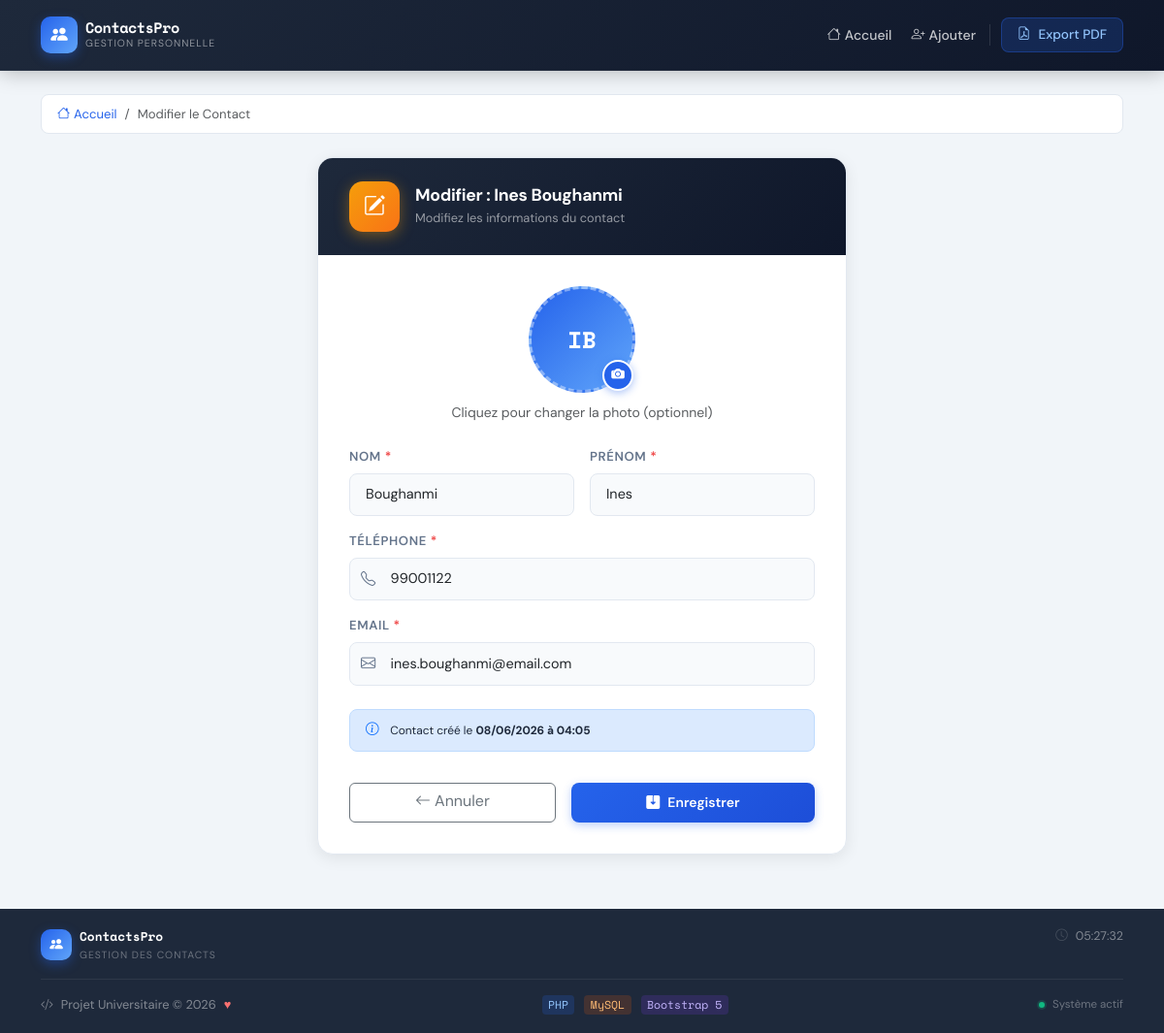
/index.php?action=edit&id=18, run on the app's committed database.
### tables this page shows
CREATE TABLE `contacts` (
  `id`          INT(11)       NOT NULL AUTO_INCREMENT,
  `nom`         VARCHAR(50)   NOT NULL,
  `prenom`      VARCHAR(50)   NOT NULL,
  `telephone`   VARCHAR(20)   NOT NULL,
  `email`       VARCHAR(100)  NOT NULL,
  `photo`       VARCHAR(255)  DEFAULT NULL,
  `created_at`  TIMESTAMP     NOT NULL DEFAULT CURRENT_TIMESTAMP,
  PRIMARY KEY (`id`),
  UNIQUE KEY `uq_email` (`email`)
);

### app/controllers/ContactController.php (called while the page is built, shortened)
<?php
require_once __DIR__ . '/../services/ContactService.php';
require_once __DIR__ . '/../models/Contact.php';
class ContactController
{
    private ContactService   $service;
    public function __construct()
    {
        $uploadDir  = __DIR__ . '/../../public/uploads/photos/';
        $publicRoot = __DIR__ . '/../../public/';
        $this->service = new ContactService(
            model:      new Contact(),
            uploader:   new FileUploadService($uploadDir),
            publicRoot: $publicRoot,
        );
    }
    public function edit(): void
    {
        $id = (int)($_GET['id'] ?? 0);
        try {
            $contact = $this->service->findOrFail($id);
        } catch (\RuntimeException $e) {
            http_response_code(404);
            require_once __DIR__ . '/../../views/errors/404.php';
            exit;
        }
        $errors = [];
        require_once __DIR__ . '/../../views/contacts/edit.php';
    }
}

### app/config/Database.php (called while the page is built, shortened)
<?php
class Database
{
    private static ?PDO $instance = null;
    public static function getInstance(): PDO
    {
        if (self::$instance === null) {
            $db = new self();
            $dsn = "mysql:host={$db->host};dbname={$db->dbname};charset={$db->charset}";
            $options = [
                PDO::ATTR_ERRMODE            => PDO::ERRMODE_EXCEPTION,
                PDO::ATTR_DEFAULT_FETCH_MODE => PDO::FETCH_ASSOC,
                PDO::ATTR_EMULATE_PREPARES   => false,
            ];
            try {
                self::$instance = new PDO($dsn, $db->username, $db->password, $options);
            } catch (PDOException $e) {
                http_response_code(500);
                die(json_encode([
                    'error' => true,
                    'message' => 'Database connection failed: ' . $e->getMessage()
                ]));
            }
        }
        return self::$instance;
    }
}

### app/models/Contact.php (called while the page is built, shortened)
<?php
require_once __DIR__ . '/../config/Database.php';
class Contact
{
    private PDO $db;
    private string $table = 'contacts';
    public function __construct()
    {
        $this->db = Database::getInstance();
    }
    public function getById(int $id): array|false
    {
        $stmt = $this->db->prepare("SELECT * FROM {$this->table} WHERE id = :id");
        $stmt->execute([':id' => $id]);
        return $stmt->fetch();
    }
}

### app/services/ContactService.php (called while the page is built, shortened)
<?php
require_once __DIR__ . '/../models/Contact.php';
class ContactService
{
    public function findOrFail(int $id): array
    {
        $contact = $this->model->getById($id);
        return $contact;
    }
}

### views/contacts/edit.php (the view, shortened to what this page needs)
<?php
require_once ROOT . '/views/layout/header.php';
?>
<div class="container py-4">
  <nav aria-label="breadcrumb" class="mb-4">
    <ol class="breadcrumb custom-breadcrumb">
      <li class="breadcrumb-item"><a href="index.php"><i class="bi bi-house me-1"></i>Accueil</a></li>
      <li class="breadcrumb-item active">Modifier le Contact</li>
    </ol>
  </nav>
  <div class="row justify-content-center">
    <div class="col-lg-7 col-xl-6">
      <div class="form-card">
        <div class="form-card-header">
          <div class="form-icon-wrap edit-icon">
            <i class="bi bi-pencil-square"></i>
          </div>
          <div>
            <h2 class="form-card-title">
              Modifier :
              <?= htmlspecialchars($contact['prenom'] . ' ' . $contact['nom'], ENT_QUOTES, 'UTF-8') ?>
            </h2>
            <p class="form-card-sub">Modifiez les informations du contact</p>
          </div>
        </div>
        <div class="form-card-body">
          <form method="POST"
                action="index.php?action=edit&id=<?= $contact['id'] ?>"
                enctype="multipart/form-data"
                id="contactForm"
                novalidate>
            <div class="photo-upload-section mb-4">
              <div class="photo-preview-wrap" id="photoPreviewWrap">
                <?php if ($contact['photo'] && file_exists(ROOT . '/public/' . $contact['photo'])): ?>
                  <img id="photoPreview"
                       src="public/<?= htmlspecialchars($contact['photo'], ENT_QUOTES, 'UTF-8') ?>"
                       alt="Photo"
                       class="photo-preview-img" />
                  <div class="photo-placeholder d-none" id="photoPlaceholder">
                    <i class="bi bi-camera fs-2"></i>
                  </div>
                <?php else: ?>
                  <div class="photo-placeholder" id="photoPlaceholder">
                    <div class="avatar-initials-large">
                      <?= strtoupper(substr($contact['prenom'], 0, 1) . substr($contact['nom'], 0, 1)) ?>
                    </div>
                  </div>
                <?php endif; ?>
                <label for="photo" class="photo-upload-overlay">
                  <i class="bi bi-camera-fill"></i>
                </label>
              </div>
              <div class="text-center mt-2">
                <small class="text-muted">Cliquez pour changer la photo (optionnel)</small>
              </div>
            </div>
            <div class="row g-3">
              <div class="col-sm-6">
                <label for="nom" class="form-label-custom">
                  Nom <span class="required-star">*</span>
                </label>
                <input type="text" name="nom" id="nom"
                       class="form-control form-control-custom <?= isset($errors['nom']) ? 'is-invalid' : '' ?>"
                       value="<?= htmlspecialchars($contact['nom'], ENT_QUOTES, 'UTF-8') ?>"
                       required maxlength="50" />
              </div>
              <div class="col-sm-6">
                <label for="prenom" class="form-label-custom">
                  Prénom <span class="required-star">*</span>
                </label>
                <input type="text" name="prenom" id="prenom"
                       class="form-control form-control-custom <?= isset($errors['prenom']) ? 'is-invalid' : '' ?>"
                       value="<?= htmlspecialchars($contact['prenom'], ENT_QUOTES, 'UTF-8') ?>"
                       required maxlength="50" />
              </div>
            </div>
            <div class="mt-3">
              <label for="telephone" class="form-label-custom">
                Téléphone <span class="required-star">*</span>
              </label>
              <div class="input-group-custom">
                <span class="input-group-icon"><i class="bi bi-telephone"></i></span>
                <input type="tel" name="telephone" id="telephone"
                       class="form-control form-control-custom with-icon <?= isset($errors['telephone']) ? 'is-invalid' : '' ?>"
                       value="<?= htmlspecialchars($contact['telephone'], ENT_QUOTES, 'UTF-8') ?>"
                       required />
              </div>
            </div>
            <div class="mt-3">
              <label for="email" class="form-label-custom">
                Email <span class="required-star">*</span>
              </label>
              <div class="input-group-custom">
                <span class="input-group-icon"><i class="bi bi-envelope"></i></span>
                <input type="email" name="email" id="email"
                       class="form-control form-control-custom with-icon <?= isset($errors['email']) ? 'is-invalid' : '' ?>"
                       value="<?= htmlspecialchars($contact['email'], ENT_QUOTES, 'UTF-8') ?>"
                       required maxlength="100" />
              </div>
            </div>
            <div class="info-box mt-4">
              <i class="bi bi-info-circle me-2 text-primary"></i>
              <small>
                Contact créé le
                <strong><?= date('d/m/Y à H:i', strtotime($contact['created_at'])) ?></strong>
              </small>
            </div>
            <div class="d-flex gap-3 mt-4 pt-2">
              <a href="index.php" class="btn btn-outline-secondary flex-fill">
                <i class="bi bi-arrow-left me-1"></i>Annuler
              </a>
              <button type="submit" class="btn btn-primary-custom flex-fill">
                <i class="bi bi-save2-fill me-2"></i>Enregistrer
              </button>
            </div>
          </form>
        </div>
      </div>
    </div>
  </div>
</div>
<?php require_once ROOT . '/views/layout/footer.php'; ?>

### public/css/style.css (style rules this page uses)
:root { --primary: #2563EB; --primary-dark: #1d4ed8; --primary-light: #DBEAFE; --secondary: #1E293B; --success: #10B981; --danger: #EF4444; --warning: #F59E0B; --bg: #F1F5F9; --surface: #FFFFFF; --surface-2: #F8FAFC; --border: #E2E8F0; --text: #1E293B; --text-muted: #64748B; --radius: 12px; --radius-sm: 8px; --radius-lg: 16px; --shadow-sm: 0 1px 3px rgba(0,0,0,.06), 0 1px 2px rgba(0,0,0,.04); --shadow: 0 4px 16px rgba(0,0,0,.08); --shadow-lg: 0 12px 40px rgba(0,0,0,.12); --transition: .2s cubic-bezier(.4,0,.2,1); }
*, *::before, *::after { box-sizing: border-box; }
html { scroll-behavior: smooth; }
body { font-family: 'DM Sans', system-ui, sans-serif; background: var(--bg); color: var(--text); min-height: 100vh; display: flex; flex-direction: column; -webkit-font-smoothing: antialiased; }
.btn-primary-custom { background: linear-gradient(135deg, var(--primary), var(--primary-dark)); color: #fff; border: none; border-radius: var(--radius-sm); padding: .6rem 1.4rem; font-weight: 600; font-size: .875rem; transition: all var(--transition); box-shadow: 0 3px 10px rgba(37,99,235,.3); }
.avatar-initials-large { font-family: 'Space Mono', monospace; font-size: 1.5rem; font-weight: 700; color: #fff; }
.form-card { background: var(--surface); border-radius: var(--radius-lg); border: 1px solid var(--border); box-shadow: var(--shadow); overflow: hidden; }
.form-card-header { background: linear-gradient(135deg, var(--secondary) 0%, #0f172a 100%); padding: 1.5rem 2rem; display: flex; align-items: center; gap: 1rem; }
.form-icon-wrap { width: 52px; height: 52px; background: linear-gradient(135deg, var(--primary), #60a5fa); border-radius: 14px; display: flex; align-items: center; justify-content: center; font-size: 1.4rem; color: #fff; flex-shrink: 0; box-shadow: 0 4px 15px rgba(37,99,235,.4); }
.form-icon-wrap.edit-icon { background: linear-gradient(135deg, var(--warning), #f97316); box-shadow: 0 4px 15px rgba(245,158,11,.4); }
.form-card-title { font-size: 1.1rem; font-weight: 700; color: #fff; margin: 0; letter-spacing: -.3px; }
.form-card-sub { font-size: .8rem; color: rgba(255,255,255,.55); margin: .2rem 0 0; }
.form-card-body { padding: 2rem; }
.form-label-custom { font-weight: 600; font-size: .82rem; color: var(--text-muted); text-transform: uppercase; letter-spacing: .6px; margin-bottom: .45rem; display: block; }
.required-star { color: var(--danger); }
.form-control-custom { border: 1.5px solid var(--border) !important; border-radius: var(--radius-sm) !important; padding: .65rem 1rem !important; font-size: .9rem !important; height: auto !important; transition: all var(--transition) !important; background: var(--surface-2) !important; }
.form-control-custom.with-icon { padding-left: 2.6rem !important; }
.input-group-custom { position: relative; }
.input-group-icon { position: absolute; left: 12px; top: 50%; transform: translateY(-50%); color: var(--text-muted); z-index: 2; font-size: .95rem; }
.info-box { background: var(--primary-light); border: 1px solid #bfdbfe; border-radius: var(--radius-sm); padding: .7rem 1rem; font-size: .85rem; color: var(--secondary); }
.photo-upload-section { text-align: center; }
.photo-preview-wrap { position: relative; width: 110px; height: 110px; margin: 0 auto; cursor: pointer; }
.photo-placeholder { width: 110px; height: 110px; border-radius: 50%; background: linear-gradient(135deg, var(--primary), #60a5fa); display: flex; flex-direction: column; align-items: center; justify-content: center; color: rgba(255,255,255,.85); border: 3px dashed rgba(255,255,255,.4); transition: all var(--transition); }
.photo-upload-overlay { position: absolute; bottom: 2px; right: 2px; width: 32px; height: 32px; background: var(--primary); color: #fff; border-radius: 50%; display: flex; align-items: center; justify-content: center; font-size: .85rem; cursor: pointer; box-shadow: 0 2px 8px rgba(37,99,235,.4); transition: all var(--transition); border: 2px solid #fff; }
.custom-breadcrumb { background: var(--surface); padding: .6rem 1rem; border-radius: var(--radius-sm); border: 1px solid var(--border); font-size: .82rem; }
.custom-breadcrumb a { color: var(--primary); text-decoration: none; }
.form-card { animation: fadeInUp .3s ease both; }

### data on the page
contacts: prenom+nom "Ines Boughanmi", prenom+nom "IB", nom "Boughanmi", prenom "Ines", telephone "99001122", email "ines.boughanmi@email.com", created_at "08/06/2026 à 04:05"
